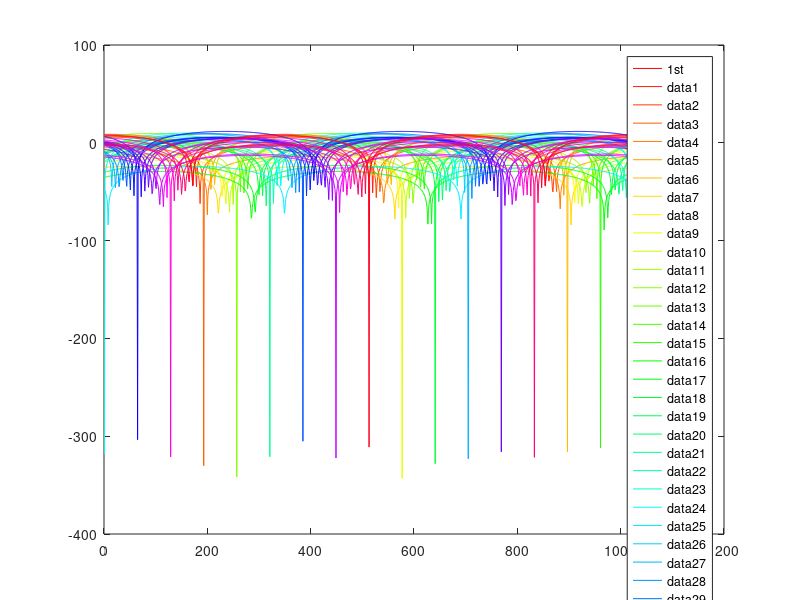

Write MATLAB code to recreate this figure.
% comb filter
close all
clear
clc

pkg load signal % load signal processing package

N = 3;
h = zeros(1,N+1);
h(1) = 1; 
%h(N/2) = 0.5; 
%h(N/2-2) = 0.25; 
h(N+1) = 1; 


w = 0.8*hanning(N+1)';
w = 0.8*hamming(N+1)';
w = 0.45 * (1 - cos(2*pi*[0:(N)]/(N)));

%h = h.*w;

%n = 0:N;
%c = cos(pi/N * (n +0.5+N/2) * (k+0.5);)

Fs = 44100;
dur = 1;
t = 0:1/Fs:dur-1/Fs;
fmod = 2e3;
%m = sin(2*pi*fmod*t);
x = 0.7*sin(2*pi*440*t);

%[x, Fs] = audioread('batman.wav',[1, length(t)]);
%x = x';

y = filter(h, 1, x); % quadratur signal

% modulation by e^j*pi/10
F=16;
t1 = zeros(F*N+1,N+1);
for f = 0:F*N
  t1(f+1,:) = h .* exp(+1i*2*pi*f/(F*N).*[0:N]/(N));
end
figure(2);
cmap = hsv(F*N+1);
plot(20*log10(abs(fft(t1(1,:), 1024))),'-','Color',cmap(1,:));
legend('1st');
hold on
li = ['1' ];
for f=1:F*N
  plot(20*log10(abs(fft(randn(1)*t1(f+1,:), 1024))),'-','Color',cmap(f+1,:));
  li = [li, sprintf('%d', f+1)];
end
legend();
hold off

